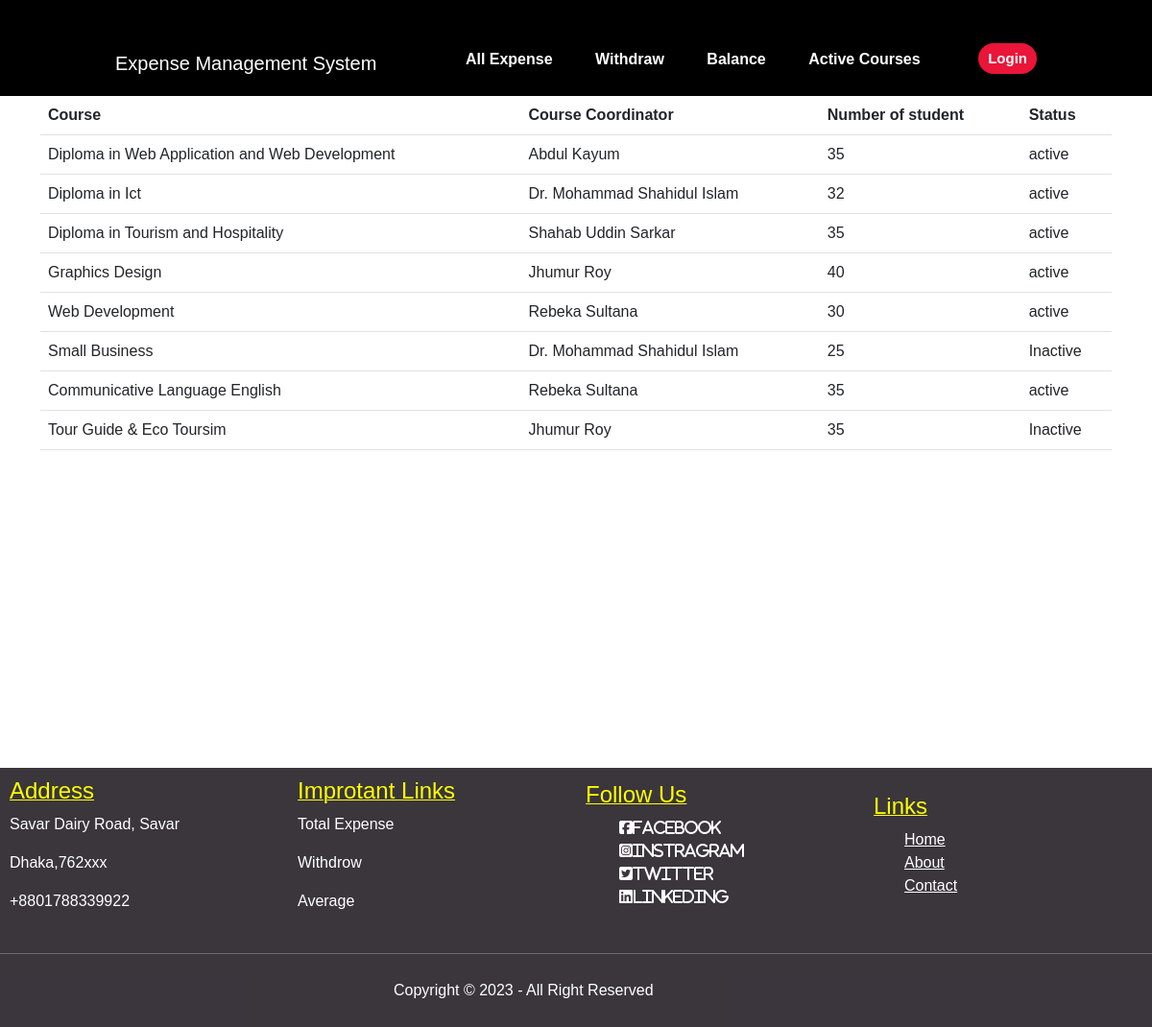
/allCourse/, run on an earlier commit of the app's database.
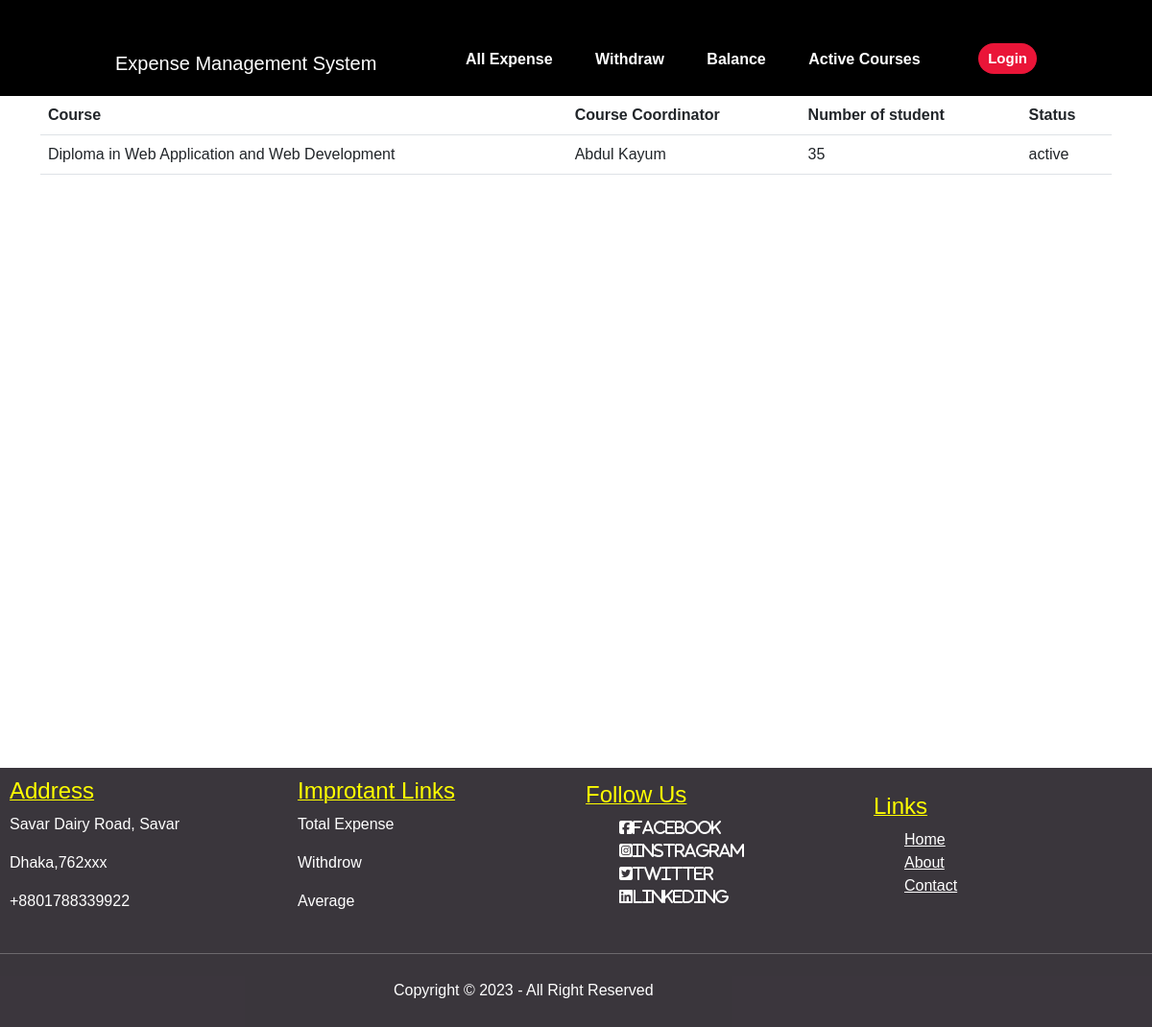
And on a later commit of the database.
### ExpenseApp/models.py (models this page shows)
class CourseDetails(models.Model):
    course_id=models.ForeignKey(Course,on_delete=models.CASCADE)
    cordinator_id=models.ForeignKey(Cordinator,on_delete=models.CASCADE)
    number_of_student= models.PositiveSmallIntegerField(default=0)
    course_durations = models.CharField(max_length=30, default=0)
    start_date = models.DateField(default="2023-03-01")
    end_date = models.DateField(default="2023-04-01")
    status=models.CharField(max_length=15, default='active')

class Course(models.Model):
    course_id=models.IntegerField(default=0)
    course_name=models.CharField(max_length=100)
    course_duration= models.CharField(max_length=20)
    def __str__(self):
        return self.course_name

class Cordinator(models.Model):
    cordinator_id=models.IntegerField(default=0)
    cordinator_name=models.CharField(max_length=50)
    cordinator_deg=models.CharField(max_length=50)
    cordinator_nid=models.IntegerField(default=0)
    def __str__(self):
        return self.cordinator_name

### ExpenseApp/views.py (the view)
# urls.py: path('allCourse/', views.Courses, name='course'),
def Courses(request):
    course = CourseDetails.objects.all()
    return render(request,'expenseApp/course.html',{'course':course})

### templates/expenseApp/course.html
{% extends 'expenseApp/base.html'%}
{% block content %}
<div class="container">
    <table class="table table-borderd table-hover">
        <tr>
            <th>Course</th>
            <th>Course Coordinator</th>
            <th>Number of student</th>
            <th>Status</th>
        </tr>
        {% for x in course %}
        <tr>
            <td>{{x.course_id}}</td>
            <td>{{x.cordinator_id}}</td>
            <td>{{x.number_of_student}}</td>
            <td>{{x.status}}</td>
        </tr>
        {% endfor %}
    </table>
</div>
{% endblock %}

### templates/expenseApp/base.html (shortened to what this page needs)
{% load static %}
<!DOCTYPE html>
<html lang="en">
  <head>
    <link
      href="https://cdn.jsdelivr.net/npm/remixicon@2.5.0/fonts/remixicon.css"
      rel="stylesheet"
    />
    <link rel="stylesheet" href="https://cdn.jsdelivr.net/npm/bootstrap@5.2.3/dist/css/bootstrap.min.css" />
    <link rel="stylesheet" href="{% static 'css/style.css'%}" />
  </head>
  <body>
    <div class="main">
      <nav>
        <h2 class="logo">Expense Management System</h2>
        <ul>
          <li><a href="{% url 'home' %}">All Expense</a></li>
          <li><a href="{% url 'withdraw' %}">Withdraw</a></li>
          <li><a href="#">Balance</a></li>
          <li><a href="{% url 'course' %}">Active Courses</a></li>
        </ul>
        <button type="button">Login</button>
      </nav>
      {% block content%}
    {% endblock%}
    </div>
    <footer>
      <div class="row">
        <div class="col">
          <h4>Address</h4>
          <p>Savar Dairy Road, Savar</p>
          <p>Dhaka,762xxx</p>
          <p>+8801788339922</p>
        </div>
        <div class="col">
          <h4>Improtant Links</h4>
          <p>Total Expense</p>
          <p>Withdrow</p>
          <p>Average</p>
        </div>
        <div class="col">
          <h4>Follow Us</h4>
          <ul>
            <li>
              <a href="#"><i class="fab fab fa-facebook-square">Facebook</i></a>
            </li>
            <li>
              <a href="#"
                ><i class="fab fab fa-instagram-square">Instragram</i></a
              >
            </li>
            <li>
              <a href="#"><i class="fab fab fa-twitter-square">Twitter</i></a>
            </li>
            <li>
              <a href="#"><i class="fab fab fa-linkedin">Linkeding</i></a>
            </li>
          </ul>
        </div>
        <div class="col">
          <h4>Links</h4>
          <ul>
            <li>
              <a href="#">Home</a>
            </li>
            <li>
              <a href="#">About</a>
            </li>
            <li>
              <a href="#">Contact</a>
            </li>
          </ul>
        </div>
      </div>
      <hr />
      <div class="row">
        <div class="col"></div>
        <div class="col">
          <p>Copyright &copy; 2023 - All Right Reserved</p>
        </div>
        <div class="col"></div>
      </div>
    </footer>
  </body>
</html>

### static/css/style.css (style rules this page uses)
* { padding: 0; margin: 0; box-sizing: border-box; font-family: "josefin sans", sans-serif; }
.main { height: 100vh; width: 100%; }
nav { display: flex; align-items: center; justify-content: space-between; padding-top: 40px; padding-left: 10%; padding-right: 10%; background: #000; }
.logo { color: #fff; font-size: 20px; }
nav ul li { list-style-type: none; display: inline-block; padding: 10px 20px; }
nav ul li a { color: #fff; text-decoration: none; font-weight: bold; }
button { border: none; background: #ea1538; padding: 5px 10px; border-radius: 30px; color: #fff; font-weight: bold; font-size: 15px; transition: 0.4s; margin-bottom: 18px; }
footer { width: 100%; position: absolute; background-color: #2c272eed; color: #fff; }
.row { width: 100%; margin: auto; display: flex; flex-wrap: wrap; align-items: center; justify-content: center; }
.col { flex-basis: 25%; padding: 10px; }
ul li { list-style: none; }
ul li a { text-decoration: underline; color: #fff; }
h4 { text-decoration: underline; text-decoration-thickness: 1px; color: yellow; }
i { color: white; font-weight: lighter; padding: 3px; margin-right: 5px; }

What changed in the data, as far as the page shows it:
removed CourseDetails: course_id "Diploma in Ict", cordinator_id "Dr. Mohammad Shahidul Islam", number_of_student "32", status "active"
removed CourseDetails: course_id "Diploma in Tourism and Hospitality", cordinator_id "Shahab Uddin Sarkar", number_of_student "35", status "active"
removed CourseDetails: course_id "Graphics Design", cordinator_id "Jhumur Roy", number_of_student "40", status "active"
removed CourseDetails: course_id "Web Development", cordinator_id "Rebeka Sultana", number_of_student "30", status "active"
removed CourseDetails: course_id "Small Business", cordinator_id "Dr. Mohammad Shahidul Islam", number_of_student "25", status "Inactive"
removed CourseDetails: course_id "Communicative Language English", cordinator_id "Rebeka Sultana", number_of_student "35", status "active"
removed CourseDetails: course_id "Tour Guide & Eco Toursim", cordinator_id "Jhumur Roy", number_of_student "35", status "Inactive"
